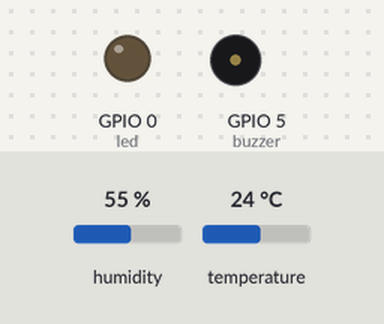
The sketch below on a simulated ESP8266 (NodeMCU). Shown: output pins drawn as LEDs (lit = HIGH), buzzer (waves = sounding). The inputs (shaded band) are chosen by the test bench; at power-on: temperature 24 °C, humidity 55 %. WiFi joins after 1.5 s; servers stay silent unless stated; no MQTT or app messages arrive unless stated; what the sketch prints to the serial monitor is not drawn.

Above: at 0.1 s.
At 2.7 s:
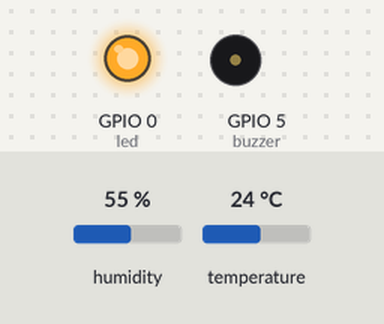
2.8 s: temperature set to 8.4 °C
At 9.9 s:
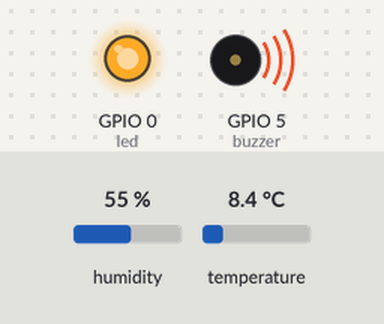
13.3 s: temperature set to 7.4 °C
Timing chart, 0 to 16.3 s (numbered marks = the images above; inputs shaded):
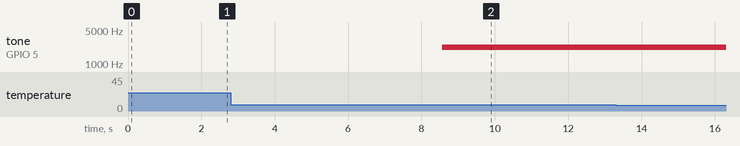

The sketch:

chiller_CFU.ino
```cpp
#include <ESP8266WiFi.h>
#include "Adafruit_MQTT.h"
#include "Adafruit_MQTT_Client.h"


#include "DHT.h"

#define DHTPIN 4 // what digital pin we're connected to NodeMCU (D1)
#define DHTTYPE DHT22 // DHT 11


DHT dht(DHTPIN, DHTTYPE);

char str_hum[16];
char str_temp[16];
char str_hum1[16];
char str_temp1[16];
const int buzzer = 5;//BUZZER
const int led = 0;


/************************* WiFi Access Point *********************************/

#define WLAN_SSID       "Xperia XZ Premium"
#define WLAN_PASS       "1sampai10"

/************************* Adafruit.io Setup *********************************/

#define AIO_SERVER      "io.adafruit.com"
#define AIO_SERVERPORT  1883                   // use 8883 for SSL
#define AIO_USERNAME    "--------"
#define AIO_KEY         "----------"

/************ Global State (you don't need to change this!) ******************/

// Create an ESP8266 WiFiClient class to connect to the MQTT server.
WiFiClient client;
// or... use WiFiFlientSecure for SSL
//WiFiClientSecure client;

// Setup the MQTT client class by passing in the WiFi client and MQTT server and login details.
Adafruit_MQTT_Client mqtt(&client, AIO_SERVER, AIO_SERVERPORT, AIO_USERNAME, AIO_KEY);

/****************************** Feeds ***************************************/

// Notice MQTT paths for AIO follow the form: <username>/feeds/<feedname>
Adafruit_MQTT_Publish temp = Adafruit_MQTT_Publish(&mqtt, AIO_USERNAME "/feeds/temp_cfu");
Adafruit_MQTT_Publish chiller1 = Adafruit_MQTT_Publish(&mqtt, AIO_USERNAME "/feeds/max_cfu");
/*************************** Sketch Code ************************************/

// Bug workaround for Arduino 1.6.6, it seems to need a function declaration
// for some reason (only affects ESP8266, likely an arduino-builder bug).
void MQTT_connect();

void Buzzer(){
  tone(buzzer,2200);
}

void setup() {
  Serial.begin(115200);
  delay(10);
  dht.begin();
  pinMode(buzzer, OUTPUT);
  pinMode(led, OUTPUT);

  Serial.println(F("Adafruit MQTT demo"));

  // Connect to WiFi access point.
  Serial.println();
  Serial.print("Connecting to ");
  Serial.println(WLAN_SSID);

  WiFi.begin(WLAN_SSID, WLAN_PASS);
  while (WiFi.status() != WL_CONNECTED) {
    delay(500);
    Serial.print(".");
  }
  Serial.println();

  Serial.println("WiFi connected");
  Serial.println("IP address: "); Serial.println(WiFi.localIP());
  digitalWrite(led,HIGH);
}


void loop() {
  // Ensure the connection to the MQTT server is alive (this will make the first
  // connection and automatically reconnect when disconnected).  See the MQTT_connect
  // function definition further below.
  MQTT_connect();


      // Wait a few seconds between measurements.
      delay(2000);

      // Reading temperature or humidity takes about 250 milliseconds!
      // Sensor readings may also be up to 2 seconds 'old' (its a very slow sensor)


      //SENSOR CHILLER 1
      float h = dht.readHumidity();
      // Read temperature as Celsius (the default)
      float t = dht.readTemperature();
      // Read temperature as Fahrenheit (isFahrenheit = true)
      float f = dht.readTemperature(true);

      // Check if any reads failed and exit early (to try again).
      if (isnan(h) || isnan(t) || isnan(f)) {
      Serial.println("Failed to read from DHT sensor!");
      return;
      }

//      // SENSOR CHILLER 2
//       float h1 = dht1.readHumidity();
//      // Read temperature as Celsius (the default)
//      float t1 = dht1.readTemperature();
//      // Read temperature as Fahrenheit (isFahrenheit = true)
//      float f1 = dht1.readTemperature(true);
//
//       // Check if any reads failed and exit early (to try again).
//      if (isnan(h1) || isnan(t1) || isnan(f1)) {
//      Serial.println("Failed to read from DHT sensor!");
//      return;
//      }

      // Compute heat index in Fahrenheit (the default)
      float hif = dht.computeHeatIndex(f, h);
      // Compute heat index in Celsius (isFahreheit = false)
      float hic = dht.computeHeatIndex(t, h, false);
      Serial.print("Temperature: ");
      Serial.print(t);
      Serial.print(" *C ");
      Serial.print("Temperature Chiller 1 in Celsius:");
      Serial.println(String(t).c_str());

//      // Compute heat index in Fahrenheit (the default)
//      float hif1 = dht1.computeHeatIndex(f1, h1);
//      // Compute heat index in Celsius (isFahreheit = false)
//      float hic1 = dht1.computeHeatIndex(t1, h1, false);
//      Serial.print("Temperature: ");
//      Serial.print(t1);
//      Serial.print(" *C ");
//      Serial.print("Temperature Chiller 2 in Celsius:");
//      Serial.println(String(t1).c_str());
//
//

    //dtostrf(gps_latitude, 4, 2, str_temp);
    //dtostrf(gps_longitude, 4, 2, str_hum);

  // Now we can publish stuff!

  Serial.print(F("\nSending Temperature value: "));
  Serial.print(String(t).c_str());
  Serial.print("...");
  if (! temp.publish(String(t).c_str())) {
    Serial.println(F("Failed"));
    delay(200);
  } else {
    Serial.println(F("OK!"));
    delay(5000);
  }
  if(t > 8 ){
    chiller1.publish(String(t).c_str());
      Buzzer();   // turn the LED on (HIGH is the voltage level)
  }else if (t < 2 ){
    chiller1.publish(String(t).c_str());
      Buzzer();   // turn the LED on (HIGH is the voltage level)
  }else{
    Serial.println("Suhu aman !");
  }


//    Serial.print(F("\nSending Temperature value: "));
//  Serial.print(String(t1).c_str());
//  Serial.print("...");                                                                                    f
//  if (! temp2.publish(String(t).c_str())) {
//    Serial.println(F("Failed"));
//    delay(200);
//  } else {
//    Serial.println(F("OK!"));
//    delay(5000);
//  }
//
//
//  if(t > 8 ){
//    chiller2.publish(String(t).c_str());
//       // turn the LED on (HIGH is the voltage level)
//  }else if (t < 2 ){
//    chiller2.publish(String(t).c_str());
//        // turn the LED on (HIGH is the voltage level)
//  }else{
//    Serial.println("Suhu aman !");
//  }
  // ping the server to keep the mqtt connection alive
  // NOT required if you are publishing once every KEEPALIVE seconds
  /*
  if(! mqtt.ping()) {
    mqtt.disconnect();
  }
  */
  delay(5000);
}

// Function to connect and reconnect as necessary to the MQTT server.
// Should be called in the loop function and it will take care if connecting.
void MQTT_connect() {
  int8_t ret;

  // Stop if already connected.
  if (mqtt.connected()) {
    return;
  }

  Serial.print("Connecting to MQTT... ");

  uint8_t retries = 3;
  while ((ret = mqtt.connect()) != 0) { // connect will return 0 for connected
       Serial.println(mqtt.connectErrorString(ret));
       Serial.println("Retrying MQTT connection in 5 seconds...");
       mqtt.disconnect();
       delay(5000);  // wait 5 seconds
       retries--;
       if (retries == 0) {
         // basically die and wait for WDT to reset me
         while (1);
       }
  }
  Serial.println("MQTT Connected!");
}
```

Measured:
- after the input at 13.3 s, every drawn part: stays the same
